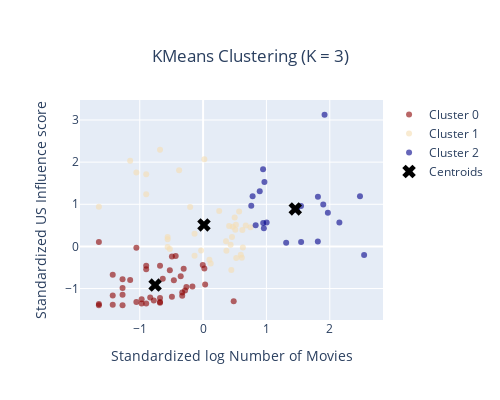

The notebook cell saved with this chart:
### Markdown cell above
The optimal number of clusters is K=3. We now plot the scatter plot of the countries, with the standardized influence score on the y-axis and the standardized log of the number of movies on the x-axis, to observe the distribution of countries across the different clusters

### Code cell
# Cluster the data with K = 3
kmeans = KMeans(n_clusters=3, random_state=42).fit(X)
labels = kmeans.labels_
centroids = kmeans.cluster_centers_

# Add the cluster labels to the dataframe
df_us_influence_final['cluster'] = labels

country_names = df_us_influence_final['Country']

# Define a color map for the clusters
color_map = {
    2: 'rgb(0, 0, 139)',  
    1: 'rgba(245, 222, 179, 1)',  
    0: 'rgb(139, 0, 0)'    
}

# Create the figure
fig = go.Figure()

for cluster_id in range(3):   # Loop over the 3 clusters 
    fig.add_trace(go.Scatter(
        x=X[labels == cluster_id, 0],  # log Number of movies
        y=X[labels == cluster_id, 1],  # Influence_Score
        mode='markers',
        marker=dict(
            color=color_map[cluster_id],  # Use color_map to color by cluster
            size=6, opacity=0.6
        ),
        text=country_names[labels == cluster_id],  # Add country names to the points
        hovertemplate="<b>%{text}</b><br>log Number of movies: %{x}<br>Influence score: %{y}<extra></extra>",
        name=f'Cluster {cluster_id}'  # Name each cluster in the legend
    ))


# Add centroids
fig.add_trace(go.Scatter(
    x=centroids[:, 0], 
    y=centroids[:, 1],  
    mode='markers',
    marker=dict(color='black', size=12, symbol='x'),
    hovertemplate="Centroid<br>log Number of movies: %{x}<br>Influence score: %{y}<extra></extra>",
    name='Centroids'
))

# Format the figure
fig.update_layout(
    title={
        'text': "KMeans Clustering (K = 3)",
        'x': 0.5,  # Center the title
        'xanchor': 'center',
        'yanchor': 'top'
    } ,
    xaxis_title="Standardized log Number of Movies",
    yaxis_title="Standardized US Influence score",
    height=400,
    width=500,
)

fig.show()

### Figure 1 — Plotly figure (JSON) as saved in the notebook; plotly's stock layout.template omitted (floating-point values rounded to 4 significant figures)
{"data": [{"hovertemplate": "<b>%{text}</b><br>log Number of movies: %{x}<br>Influence score: %{y}<extra></extra>", "marker": {"color": "rgb(139, 0, 0)", "opacity": 0.6, "size": 6}, "mode": "markers", "name": "Cluster 0", "text": ["Bulgaria", "Armenia", "Afghanistan", "Costa Rica", "Mongolia", "Morocco", "Slovenia", "Bosnia and Herzegovina", "Lebanon", "Democratic Republic of the Congo", "Cambodia", "Libya", "Venezuela", "Zambia", "Burkina Faso", "Uzbekistan", "Vietnam", "Chile", "Kuwait", "Kenya", "Zimbabwe", "Iraq", "Cameroon", "Georgia", "Mali", "Estonia", "Guinea", "Bangladesh", "Algeria", "Azerbaijan", "Senegal", "Albania", "Ethiopia", "Nigeria", "Ukraine", "Montenegro", "Guinea-Bissau", "Bhutan", "Jordan", "Cyprus", "Turkmenistan"], "type": "scatter", "x": [0.03194, -0.8984, -0.8984, -1.152, -1.053, 0.01984, 0.4832, -0.3296, -0.3535, -0.3296, -0.005219, -1.272, -0.4924, -1.272, -0.1688, -0.68, -0.4616, -0.4325, -1.272, -0.68, -1.053, -0.68, -0.6369, -0.8984, -0.68, -0.7782, -1.272, -0.3066, -0.2847, -0.9703, -0.2635, -0.9703, -0.835, -0.4924, -0.525, -1.427, -1.645, -1.427, -1.427, -1.645, -1.645], "y": [-0.9036, -1.354, -0.542, -0.7957, -0.02877, -0.5256, -1.299, -1.093, -0.7109, -1.17, -0.4426, -0.9844, -0.2417, -1.395, -0.9483, -1.338, -0.8024, -0.2297, -0.7793, -0.4616, -1.321, -1.224, -0.7678, -0.4615, -1.317, -1.285, -1.147, -0.5271, -1.046, -1.354, -0.9631, -1.254, -1.213, -1.197, -0.5683, -1.164, -1.366, -0.6699, -1.387, 0.1063, -1.396]}, {"hovertemplate": "<b>%{text}</b><br>log Number of movies: %{x}<br>Influence score: %{y}<extra></extra>", "marker": {"color": "rgba(245, 222, 179, 1)", "opacity": 0.6, "size": 6}, "mode": "markers", "name": "Cluster 1", "text": ["South Africa", "Greece", "Israel", "Switzerland", "Slovakia", "Norway", "Thailand", "Malaysia", "Turkey", "Finland", "Poland", "Portugal", "Pakistan", "Indonesia", "Hungary", "Brazil", "Iceland", "Taiwan", "Croatia", "Egypt", "Sri Lanka", "Iran", "Tunisia", "Uruguay", "Nepal", "Romania", "Austria", "Colombia", "Luxembourg", "Cuba", "Jamaica", "Peru", "Bolivia", "Lithuania", "United Arab Emirates", "Qatar", "Haiti"], "type": "scatter", "x": [0.6277, 0.4566, 0.6116, 0.5183, -0.3786, 0.4985, 0.7479, 0.6732, 0.595, 0.4674, 0.5692, 0.1201, 0.3681, 0.3617, 0.4112, 0.6197, -0.1351, 0.5231, -0.0315, 0.4456, 0.09936, 0.4344, -0.1351, -0.5598, -0.68, 0.2543, 0.5085, -0.2047, 0.01984, -0.525, -1.053, -0.5598, -0.8984, -0.8984, -0.5598, -1.152, -1.645], "y": [-0.0248, 0.2252, -0.2696, 0.5131, 1.806, 0.6889, 0.4562, 0.4955, -0.1999, 0.4692, 0.8264, -0.4079, -0.1001, 0.1212, 0.484, 0.3907, 0.301, -0.2742, -0.09911, -0.5583, -0.3175, 0.04116, -0.2212, -0.01147, 2.294, 0.8383, 0.3945, 0.9353, 2.071, -0.05899, 1.756, 0.2257, 1.237, 1.713, 0.1692, 2.034, 0.9412]}, {"hovertemplate": "<b>%{text}</b><br>log Number of movies: %{x}<br>Influence score: %{y}<extra></extra>", "marker": {"color": "rgb(0, 0, 139)", "opacity": 0.6, "size": 6}, "mode": "markers", "name": "Cluster 2", "text": ["France", "Russia", "India", "Australia", "New Zealand", "Canada", "Germany", "United Kingdom", "Spain", "Italy", "China", "South Korea", "Mexico", "Belgium", "Japan", "Denmark", "Philippines", "Ireland", "Sweden", "Netherlands", "Argentina"], "type": "scatter", "x": [2.151, 1.311, 2.542, 1.546, 0.9684, 1.918, 1.97, 2.477, 1.484, 1.813, 1.812, 1.547, 1.003, 0.83, 1.897, 0.7604, 0.9469, 0.7816, 0.9599, 0.894, 0.9491], "y": [0.568, 0.08564, -0.2022, 0.961, 1.528, 3.125, 0.7999, 1.19, 0.8664, 1.179, 0.1169, 0.1053, 0.5704, 0.5053, 0.9953, 0.9654, 1.832, 1.193, 0.4327, 1.307, 0.5578]}, {"hovertemplate": "Centroid<br>log Number of movies: %{x}<br>Influence score: %{y}<extra></extra>", "marker": {"color": "black", "size": 12, "symbol": "x"}, "mode": "markers", "name": "Centroids", "type": "scatter", "x": [-0.758, 0.01392, 1.455], "y": [-0.9163, 0.5104, 0.8896]}], "layout": {"height": 400, "title": {"text": "KMeans Clustering (K = 3)", "x": 0.5, "xanchor": "center", "yanchor": "top"}, "width": 500, "xaxis": {"title": {"text": "Standardized log Number of Movies"}}, "yaxis": {"title": {"text": "Standardized US Influence score"}}}}
